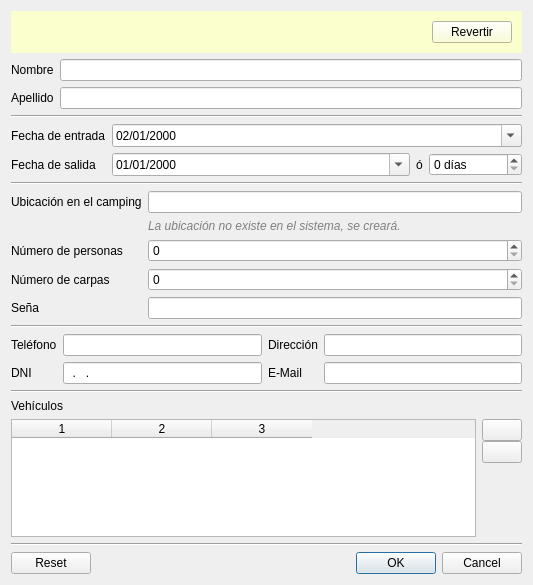
<?xml version="1.0" encoding="UTF-8"?>
<ui version="4.0">
 <class>DialogReservation</class>
 <widget class="QDialog" name="DialogReservation">
  <property name="geometry">
   <rect>
    <x>0</x>
    <y>0</y>
    <width>533</width>
    <height>585</height>
   </rect>
  </property>
  <property name="sizePolicy">
   <sizepolicy hsizetype="Preferred" vsizetype="Preferred">
    <horstretch>0</horstretch>
    <verstretch>0</verstretch>
   </sizepolicy>
  </property>
  <property name="windowTitle">
   <string>Dialog</string>
  </property>
  <layout class="QVBoxLayout" name="verticalLayout">
   <item>
    <widget class="QFrame" name="completedClientNotice">
     <property name="styleSheet">
      <string notr="true">background-color: rgb(251, 255, 206);</string>
     </property>
     <layout class="QHBoxLayout" name="horizontalLayout_4">
      <property name="spacing">
       <number>6</number>
      </property>
      <property name="leftMargin">
       <number>10</number>
      </property>
      <property name="topMargin">
       <number>10</number>
      </property>
      <property name="rightMargin">
       <number>10</number>
      </property>
      <property name="bottomMargin">
       <number>10</number>
      </property>
      <item>
       <widget class="QLabel" name="labelCompletedClientNotice">
        <property name="text">
         <string/>
        </property>
        <property name="wordWrap">
         <bool>true</bool>
        </property>
       </widget>
      </item>
      <item>
       <widget class="QPushButton" name="buttonCompletedClientReset">
        <property name="sizePolicy">
         <sizepolicy hsizetype="Fixed" vsizetype="Fixed">
          <horstretch>0</horstretch>
          <verstretch>0</verstretch>
         </sizepolicy>
        </property>
        <property name="text">
         <string>Revertir</string>
        </property>
       </widget>
      </item>
     </layout>
    </widget>
   </item>
   <item>
    <layout class="QFormLayout" name="formLayout">
     <property name="fieldGrowthPolicy">
      <enum>QFormLayout::AllNonFixedFieldsGrow</enum>
     </property>
     <item row="0" column="0">
      <widget class="QLabel" name="label">
       <property name="text">
        <string>Nombre</string>
       </property>
       <property name="buddy">
        <cstring>editName</cstring>
       </property>
      </widget>
     </item>
     <item row="0" column="1">
      <widget class="QLineEdit" name="editName"/>
     </item>
     <item row="1" column="0">
      <widget class="QLabel" name="label_2">
       <property name="text">
        <string>Apellido</string>
       </property>
       <property name="buddy">
        <cstring>editSurname</cstring>
       </property>
      </widget>
     </item>
     <item row="1" column="1">
      <widget class="QLineEdit" name="editSurname"/>
     </item>
    </layout>
   </item>
   <item>
    <widget class="Line" name="line">
     <property name="orientation">
      <enum>Qt::Horizontal</enum>
     </property>
    </widget>
   </item>
   <item>
    <layout class="QFormLayout" name="formLayout_2">
     <property name="horizontalSpacing">
      <number>6</number>
     </property>
     <property name="verticalSpacing">
      <number>6</number>
     </property>
     <item row="0" column="0">
      <widget class="QLabel" name="label_3">
       <property name="text">
        <string>Fecha de entrada</string>
       </property>
       <property name="buddy">
        <cstring>editDateIn</cstring>
       </property>
      </widget>
     </item>
     <item row="0" column="1">
      <widget class="QDateEdit" name="editDateIn">
       <property name="wrapping">
        <bool>false</bool>
       </property>
       <property name="frame">
        <bool>true</bool>
       </property>
       <property name="displayFormat">
        <string>dd/MM/yyyy</string>
       </property>
       <property name="calendarPopup">
        <bool>true</bool>
       </property>
       <property name="date">
        <date>
         <year>2000</year>
         <month>1</month>
         <day>2</day>
        </date>
       </property>
      </widget>
     </item>
     <item row="2" column="0">
      <widget class="QLabel" name="label_4">
       <property name="text">
        <string>Fecha de salida</string>
       </property>
       <property name="buddy">
        <cstring>editDateOut</cstring>
       </property>
      </widget>
     </item>
     <item row="2" column="1">
      <layout class="QHBoxLayout" name="horizontalLayout_3" stretch="1,0,0">
       <item>
        <widget class="QDateEdit" name="editDateOut">
         <property name="displayFormat">
          <string>dd/MM/yyyy</string>
         </property>
         <property name="calendarPopup">
          <bool>true</bool>
         </property>
        </widget>
       </item>
       <item>
        <widget class="QLabel" name="label_14">
         <property name="text">
          <string>ó</string>
         </property>
         <property name="buddy">
          <cstring>spinDaysIn</cstring>
         </property>
        </widget>
       </item>
       <item>
        <widget class="QSpinBox" name="spinDaysIn">
         <property name="suffix">
          <string> días</string>
         </property>
         <property name="maximum">
          <number>99999999</number>
         </property>
        </widget>
       </item>
      </layout>
     </item>
    </layout>
   </item>
   <item>
    <widget class="Line" name="line_2">
     <property name="orientation">
      <enum>Qt::Horizontal</enum>
     </property>
    </widget>
   </item>
   <item>
    <layout class="QFormLayout" name="formLayout_3">
     <property name="fieldGrowthPolicy">
      <enum>QFormLayout::AllNonFixedFieldsGrow</enum>
     </property>
     <property name="verticalSpacing">
      <number>6</number>
     </property>
     <item row="0" column="0">
      <widget class="QLabel" name="labelLocation">
       <property name="text">
        <string>Ubicación en el camping</string>
       </property>
       <property name="buddy">
        <cstring>editLocation</cstring>
       </property>
      </widget>
     </item>
     <item row="0" column="1">
      <layout class="QHBoxLayout" name="horizontalLayout">
       <item>
        <widget class="QLineEdit" name="editLocation"/>
       </item>
      </layout>
     </item>
     <item row="2" column="0">
      <widget class="QLabel" name="label_6">
       <property name="text">
        <string>Número de personas</string>
       </property>
       <property name="buddy">
        <cstring>spinPeopleNum</cstring>
       </property>
      </widget>
     </item>
     <item row="2" column="1">
      <widget class="QSpinBox" name="spinPeopleNum"/>
     </item>
     <item row="3" column="0">
      <widget class="QLabel" name="labelTentNum">
       <property name="text">
        <string>Número de carpas</string>
       </property>
       <property name="buddy">
        <cstring>spinTentNum</cstring>
       </property>
      </widget>
     </item>
     <item row="3" column="1">
      <widget class="QSpinBox" name="spinTentNum">
       <property name="font">
        <font>
         <italic>false</italic>
        </font>
       </property>
      </widget>
     </item>
     <item row="1" column="1">
      <widget class="QLabel" name="labelLocationNote">
       <property name="styleSheet">
        <string notr="true">color: rgb(128, 128, 128);
font: oblique 9pt;</string>
       </property>
       <property name="lineWidth">
        <number>1</number>
       </property>
       <property name="text">
        <string>La ubicación no existe en el sistema, se creará.</string>
       </property>
       <property name="textFormat">
        <enum>Qt::AutoText</enum>
       </property>
       <property name="margin">
        <number>0</number>
       </property>
      </widget>
     </item>
     <item row="4" column="1">
      <widget class="QLineEdit" name="editBeck"/>
     </item>
     <item row="4" column="0">
      <widget class="QLabel" name="label_12">
       <property name="text">
        <string>Seña</string>
       </property>
       <property name="buddy">
        <cstring>editBeck</cstring>
       </property>
      </widget>
     </item>
    </layout>
   </item>
   <item>
    <widget class="Line" name="line_3">
     <property name="orientation">
      <enum>Qt::Horizontal</enum>
     </property>
    </widget>
   </item>
   <item>
    <layout class="QGridLayout" name="gridLayout">
     <item row="3" column="3">
      <widget class="QLineEdit" name="editEmail"/>
     </item>
     <item row="3" column="2">
      <widget class="QLabel" name="label_9">
       <property name="text">
        <string>E-Mail</string>
       </property>
       <property name="buddy">
        <cstring>editEmail</cstring>
       </property>
      </widget>
     </item>
     <item row="3" column="0">
      <widget class="QLabel" name="label_10">
       <property name="text">
        <string>DNI</string>
       </property>
       <property name="buddy">
        <cstring>editDni</cstring>
       </property>
      </widget>
     </item>
     <item row="3" column="1">
      <widget class="QLineEdit" name="editDni">
       <property name="inputMask">
        <string>09.999.999</string>
       </property>
      </widget>
     </item>
     <item row="0" column="0">
      <widget class="QLabel" name="label_11">
       <property name="text">
        <string>Teléfono</string>
       </property>
       <property name="buddy">
        <cstring>editTel</cstring>
       </property>
      </widget>
     </item>
     <item row="0" column="1">
      <widget class="QLineEdit" name="editTel"/>
     </item>
     <item row="0" column="2">
      <widget class="QLabel" name="label_8">
       <property name="text">
        <string>Dirección</string>
       </property>
       <property name="buddy">
        <cstring>editAddress</cstring>
       </property>
      </widget>
     </item>
     <item row="0" column="3">
      <widget class="QLineEdit" name="editAddress"/>
     </item>
    </layout>
   </item>
   <item>
    <widget class="Line" name="line_4">
     <property name="orientation">
      <enum>Qt::Horizontal</enum>
     </property>
    </widget>
   </item>
   <item>
    <widget class="QLabel" name="label_13">
     <property name="text">
      <string>Vehículos</string>
     </property>
    </widget>
   </item>
   <item>
    <layout class="QHBoxLayout" name="horizontalLayout_2">
     <item>
      <widget class="QTableWidget" name="vehicles">
       <property name="selectionBehavior">
        <enum>QAbstractItemView::SelectRows</enum>
       </property>
       <property name="columnCount">
        <number>3</number>
       </property>
       <column/>
       <column/>
       <column/>
      </widget>
     </item>
     <item>
      <layout class="QVBoxLayout" name="verticalLayout_2">
       <property name="spacing">
        <number>0</number>
       </property>
       <item>
        <widget class="QPushButton" name="buttonVehicleAdd">
         <property name="sizePolicy">
          <sizepolicy hsizetype="Fixed" vsizetype="Fixed">
           <horstretch>0</horstretch>
           <verstretch>0</verstretch>
          </sizepolicy>
         </property>
         <property name="toolTip">
          <string>Añadir un vehículo</string>
         </property>
         <property name="text">
          <string/>
         </property>
         <property name="icon">
          <iconset resource="../../res/default.qrc">
           <normaloff>:/imgs/add.svg</normaloff>:/imgs/add.svg</iconset>
         </property>
        </widget>
       </item>
       <item>
        <widget class="QPushButton" name="buttonVehicleDelete">
         <property name="sizePolicy">
          <sizepolicy hsizetype="Fixed" vsizetype="Fixed">
           <horstretch>0</horstretch>
           <verstretch>0</verstretch>
          </sizepolicy>
         </property>
         <property name="toolTip">
          <string>Borrar vehículos seleccionados</string>
         </property>
         <property name="text">
          <string/>
         </property>
         <property name="icon">
          <iconset resource="../../res/default.qrc">
           <normaloff>:/imgs/delete.svg</normaloff>:/imgs/delete.svg</iconset>
         </property>
        </widget>
       </item>
       <item>
        <spacer name="verticalSpacer">
         <property name="orientation">
          <enum>Qt::Vertical</enum>
         </property>
         <property name="sizeHint" stdset="0">
          <size>
           <width>20</width>
           <height>40</height>
          </size>
         </property>
        </spacer>
       </item>
      </layout>
     </item>
    </layout>
   </item>
   <item>
    <widget class="Line" name="line_5">
     <property name="lineWidth">
      <number>1</number>
     </property>
     <property name="orientation">
      <enum>Qt::Horizontal</enum>
     </property>
    </widget>
   </item>
   <item>
    <widget class="QDialogButtonBox" name="buttonBox">
     <property name="orientation">
      <enum>Qt::Horizontal</enum>
     </property>
     <property name="standardButtons">
      <set>QDialogButtonBox::Cancel|QDialogButtonBox::Ok|QDialogButtonBox::Reset</set>
     </property>
    </widget>
   </item>
  </layout>
 </widget>
 <tabstops>
  <tabstop>editName</tabstop>
  <tabstop>editSurname</tabstop>
  <tabstop>editDateIn</tabstop>
  <tabstop>editDateOut</tabstop>
  <tabstop>spinDaysIn</tabstop>
  <tabstop>editLocation</tabstop>
  <tabstop>spinPeopleNum</tabstop>
  <tabstop>spinTentNum</tabstop>
  <tabstop>editBeck</tabstop>
  <tabstop>editTel</tabstop>
  <tabstop>editAddress</tabstop>
  <tabstop>editDni</tabstop>
  <tabstop>editEmail</tabstop>
  <tabstop>buttonVehicleAdd</tabstop>
  <tabstop>buttonVehicleDelete</tabstop>
  <tabstop>vehicles</tabstop>
 </tabstops>
 <resources>
  <include location="../../res/default.qrc"/>
 </resources>
 <connections>
  <connection>
   <sender>buttonBox</sender>
   <signal>accepted()</signal>
   <receiver>DialogReservation</receiver>
   <slot>accept()</slot>
   <hints>
    <hint type="sourcelabel">
     <x>257</x>
     <y>577</y>
    </hint>
    <hint type="destinationlabel">
     <x>190</x>
     <y>586</y>
    </hint>
   </hints>
  </connection>
  <connection>
   <sender>buttonBox</sender>
   <signal>rejected()</signal>
   <receiver>DialogReservation</receiver>
   <slot>reject()</slot>
   <hints>
    <hint type="sourcelabel">
     <x>325</x>
     <y>577</y>
    </hint>
    <hint type="destinationlabel">
     <x>358</x>
     <y>586</y>
    </hint>
   </hints>
  </connection>
  <connection>
   <sender>spinDaysIn</sender>
   <signal>valueChanged(int)</signal>
   <receiver>DialogReservation</receiver>
   <slot>updateOutDate(int)</slot>
   <hints>
    <hint type="sourcelabel">
     <x>167</x>
     <y>168</y>
    </hint>
    <hint type="destinationlabel">
     <x>138</x>
     <y>187</y>
    </hint>
   </hints>
  </connection>
  <connection>
   <sender>editDateIn</sender>
   <signal>dateChanged(QDate)</signal>
   <receiver>DialogReservation</receiver>
   <slot>updateDaysCount()</slot>
   <hints>
    <hint type="sourcelabel">
     <x>352</x>
     <y>97</y>
    </hint>
    <hint type="destinationlabel">
     <x>321</x>
     <y>188</y>
    </hint>
   </hints>
  </connection>
  <connection>
   <sender>editDateOut</sender>
   <signal>dateChanged(QDate)</signal>
   <receiver>DialogReservation</receiver>
   <slot>updateDaysCount()</slot>
   <hints>
    <hint type="sourcelabel">
     <x>477</x>
     <y>135</y>
    </hint>
    <hint type="destinationlabel">
     <x>464</x>
     <y>193</y>
    </hint>
   </hints>
  </connection>
  <connection>
   <sender>buttonBox</sender>
   <signal>clicked(QAbstractButton*)</signal>
   <receiver>DialogReservation</receiver>
   <slot>onButtonBoxClicked(QAbstractButton*)</slot>
   <hints>
    <hint type="sourcelabel">
     <x>266</x>
     <y>564</y>
    </hint>
    <hint type="destinationlabel">
     <x>266</x>
     <y>293</y>
    </hint>
   </hints>
  </connection>
 </connections>
 <slots>
  <slot>searchLocation()</slot>
  <slot>updateOutDate(int)</slot>
  <slot>updateDaysCount()</slot>
  <slot>onButtonBoxClicked(QAbstractButton*)</slot>
 </slots>
</ui>
